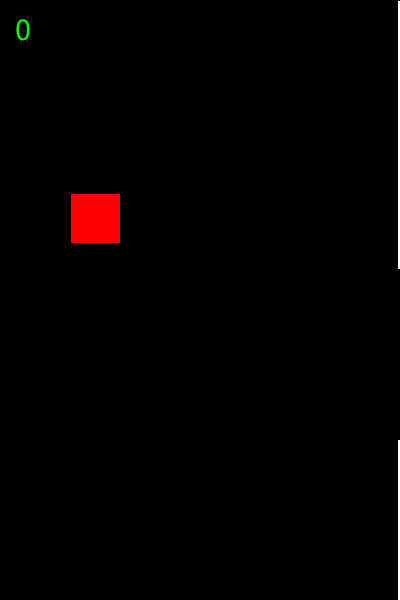
Frame 1 (no input)
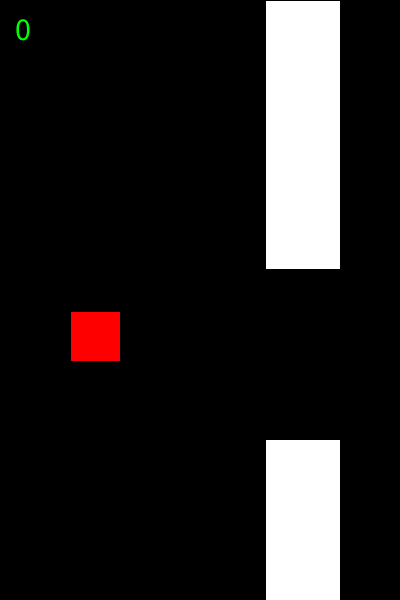
Frame 60 (the mouse pressed at the canvas centre just before this capture)
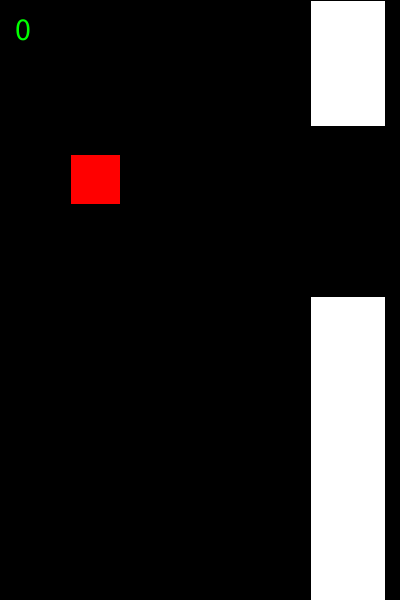
Frame 120 (the mouse held since frame 60 and released just before this capture)

The Processing sketch that drew these frames (run headless with seeded random() and noise(); from frame 60 on, the mouse is pressed at the canvas centre):

// Processing sketch: processing_150145
// ── processing_150145.pde

/*****************************
* Akash Levy and Thomas Chang
* Jumpy Block
*
* Based on Flappy Bird.
*****************************/


//Define width and height of screen
final int screenWidth = 400, screenHeight = 600;

//Player who will be navigating the barriers
class Player
{
  public final static float x = 70, size = 50, jumpSpeed = 7, maxSpeed = 15, gravity = 0.3;
  public float y = 200, vSpeed = jumpSpeed;
  public boolean dead = false;
  
  void updatePosition()
  {
    //Update position and speed
    y -= vSpeed;
    vSpeed -= gravity;
    
    //Keep position and speed in check
    if (vSpeed < -maxSpeed)
      vSpeed = -maxSpeed;
    if (y < 0)
    {
      y = 0;
      vSpeed = 0;
    }
    
    //If hit ground, end game
    if ((y+size) >= screenHeight)
    {
      y = screenHeight - size;
      vSpeed = 0;
      mode = "end";
    }
  }
  
  void drawPlayer()
  {
    //Draw the player in red
    fill(255, 0, 0);
    rect(x, y, size, size);
  }
  
  void checkCollision(Barrier barrier)
  {
    boolean xInRange, yInTopRange, yInBottomRange;
    xInRange = (x+size) > barrier.x && x < (barrier.x + barrier.thickness);
    yInTopRange = y < barrier.gapY;
    yInBottomRange = (y + size) > (barrier.gapY + barrier.gapHeight);
    if (xInRange && (yInTopRange || yInBottomRange))
      dead = true;
  }
}

//Barriers that will be obstructing the player
class Barrier
{
  public final static float distanceBetweenBarriers = 300, gapBoundaryThreshold = 30;
  public final float gapHeight = 3.4*Player.size, thickness = 1.5*Player.size;
  public float x = screenWidth, gapY = 0, speed = 2.25;
  
  public Barrier()
  {
    //Set position of gap to a reasonable random value
    gapY = random(gapBoundaryThreshold, screenHeight-gapBoundaryThreshold-gapHeight);
  }
  
  void drawBarrier()
  {
    //Draw the top and bottom of the barrier in white
    fill(255, 255, 255);
    rect(x, 0, thickness, gapY);
    rect(x, gapY + gapHeight, thickness, screenHeight - gapY - gapHeight);
  }
  
  void updatePosition()
  {
    //Move barriers forward at a constant speed
    x -= speed;
  }
}

//Define objects and global variables
Player player;
ArrayList<Barrier> barriers;
int score;
String mode;

void setup()
{
  //Set up screen size, rectangle mode and frame rate
  size(400, 600);
  rectMode(CORNER);
  frameRate(60);
  
  //Initialize objects and global variables
  barriers = new ArrayList<Barrier>();
  barriers.add(new Barrier());
  score = 0;
  player = new Player();
  mode = "play";
}

void draw()
{
  //Set background to black
  background(0);
  
  //Act according to stage in game
  if (mode == "play")
    playGame();
  else if (mode == "end")
    {
    delay(1000);
    endGame();
  }
  else if (mode == "restart")
  {
    delay(2000);
    setup();
  }
  else
    throw new RuntimeException("Invalid mode.");
}

void keyPressed()
{
  //If you press the space bar, player jumps
  if (key == ' ' && !player.dead)
    player.vSpeed = player.jumpSpeed;
}

void playGame()
{
  //Reset score before counting
  score = 0;
  
  //Draw each of the barriers and check whether the player has hit one
  for (Barrier barrier : barriers)
  {
    if (!player.dead)
      barrier.updatePosition();
    barrier.drawBarrier();
    player.checkCollision(barrier);
    
    //Count how many barriers the player has gone past for scoring
    if (player.x > (barrier.x + barrier.thickness))
      score++;
  }
  
  //Update the position and draw the player
  player.updatePosition();
  player.drawPlayer();
  
  //Add new barriers if necessary
  addBarriers();
  
  //Display score
  displayScore();
}

void endGame()
{
  //Display "Wasted" on screen in large red letters
  textSize(64);
  fill(255, 0, 0);
  text("Wasted", screenWidth/2-32*3.5, screenHeight/2);
  mode = "restart";
}

void addBarriers()
{
  //If the newest barrier gets past a certain point on the screen, create a new barrier
  Barrier newestBarrier = barriers.get(barriers.size()-1);
  if (newestBarrier.x <= screenWidth-Barrier.distanceBetweenBarriers)
    barriers.add(new Barrier());
}

void displayScore()
{
  //Display the score in the top-left corner
  textSize(32);
  fill(0, 255, 0);
  text(score, 15, 40);
}
